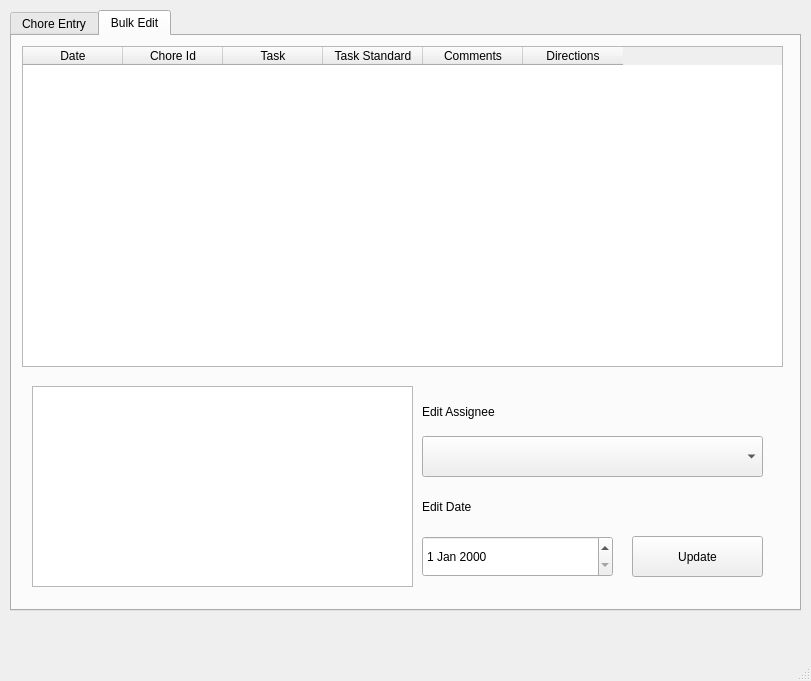
<?xml version="1.0" encoding="UTF-8"?>
<ui version="4.0">
 <class>MainWindow</class>
 <widget class="QMainWindow" name="MainWindow">
  <property name="geometry">
   <rect>
    <x>0</x>
    <y>0</y>
    <width>811</width>
    <height>681</height>
   </rect>
  </property>
  <property name="windowTitle">
   <string>MainWindow</string>
  </property>
  <widget class="QWidget" name="centralwidget">
   <widget class="QTabWidget" name="tabWidget">
    <property name="geometry">
     <rect>
      <x>10</x>
      <y>10</y>
      <width>791</width>
      <height>601</height>
     </rect>
    </property>
    <property name="currentIndex">
     <number>1</number>
    </property>
    <widget class="QWidget" name="choreEntry">
     <attribute name="title">
      <string>Chore Entry</string>
     </attribute>
     <widget class="QTableWidget" name="tableWidget_3">
      <property name="geometry">
       <rect>
        <x>10</x>
        <y>10</y>
        <width>761</width>
        <height>311</height>
       </rect>
      </property>
      <attribute name="horizontalHeaderDefaultSectionSize">
       <number>175</number>
      </attribute>
      <column>
       <property name="text">
        <string>Task</string>
       </property>
      </column>
      <column>
       <property name="text">
        <string>Task Standard</string>
       </property>
      </column>
      <column>
       <property name="text">
        <string>Directions</string>
       </property>
      </column>
     </widget>
     <widget class="QWidget" name="widget_3" native="true">
      <property name="geometry">
       <rect>
        <x>10</x>
        <y>340</y>
        <width>761</width>
        <height>221</height>
       </rect>
      </property>
      <widget class="QTextEdit" name="textEdit_2">
       <property name="geometry">
        <rect>
         <x>10</x>
         <y>10</y>
         <width>381</width>
         <height>201</height>
        </rect>
       </property>
      </widget>
      <widget class="QLabel" name="label_3">
       <property name="geometry">
        <rect>
         <x>400</x>
         <y>20</y>
         <width>331</width>
         <height>31</height>
        </rect>
       </property>
       <property name="text">
        <string>Assignee</string>
       </property>
      </widget>
      <widget class="QLabel" name="label_4">
       <property name="geometry">
        <rect>
         <x>400</x>
         <y>110</y>
         <width>341</width>
         <height>41</height>
        </rect>
       </property>
       <property name="text">
        <string>Due Date</string>
       </property>
      </widget>
      <widget class="QPushButton" name="pushButton_2">
       <property name="geometry">
        <rect>
         <x>610</x>
         <y>160</y>
         <width>131</width>
         <height>41</height>
        </rect>
       </property>
       <property name="text">
        <string>Update</string>
       </property>
      </widget>
      <widget class="QComboBox" name="comboBox_2">
       <property name="geometry">
        <rect>
         <x>400</x>
         <y>60</y>
         <width>341</width>
         <height>41</height>
        </rect>
       </property>
      </widget>
      <widget class="QDateEdit" name="dateEdit_2">
       <property name="geometry">
        <rect>
         <x>400</x>
         <y>160</y>
         <width>191</width>
         <height>41</height>
        </rect>
       </property>
      </widget>
     </widget>
    </widget>
    <widget class="QWidget" name="bulkEdit">
     <attribute name="title">
      <string>Bulk Edit</string>
     </attribute>
     <widget class="QTableWidget" name="tableWidget_2">
      <property name="geometry">
       <rect>
        <x>10</x>
        <y>10</y>
        <width>761</width>
        <height>321</height>
       </rect>
      </property>
      <column>
       <property name="text">
        <string>Date</string>
       </property>
      </column>
      <column>
       <property name="text">
        <string>Chore Id</string>
       </property>
      </column>
      <column>
       <property name="text">
        <string>Task</string>
       </property>
      </column>
      <column>
       <property name="text">
        <string>Task Standard</string>
       </property>
      </column>
      <column>
       <property name="text">
        <string>Comments</string>
       </property>
      </column>
      <column>
       <property name="text">
        <string>Directions</string>
       </property>
      </column>
     </widget>
     <widget class="QWidget" name="widget_2" native="true">
      <property name="geometry">
       <rect>
        <x>10</x>
        <y>340</y>
        <width>761</width>
        <height>221</height>
       </rect>
      </property>
      <widget class="QTextEdit" name="textEdit">
       <property name="geometry">
        <rect>
         <x>10</x>
         <y>10</y>
         <width>381</width>
         <height>201</height>
        </rect>
       </property>
      </widget>
      <widget class="QLabel" name="label">
       <property name="geometry">
        <rect>
         <x>400</x>
         <y>20</y>
         <width>331</width>
         <height>31</height>
        </rect>
       </property>
       <property name="text">
        <string>Edit Assignee</string>
       </property>
      </widget>
      <widget class="QLabel" name="label_2">
       <property name="geometry">
        <rect>
         <x>400</x>
         <y>110</y>
         <width>341</width>
         <height>41</height>
        </rect>
       </property>
       <property name="text">
        <string>Edit Date</string>
       </property>
      </widget>
      <widget class="QPushButton" name="pushButton">
       <property name="geometry">
        <rect>
         <x>610</x>
         <y>160</y>
         <width>131</width>
         <height>41</height>
        </rect>
       </property>
       <property name="text">
        <string>Update</string>
       </property>
      </widget>
      <widget class="QComboBox" name="comboBox">
       <property name="geometry">
        <rect>
         <x>400</x>
         <y>60</y>
         <width>341</width>
         <height>41</height>
        </rect>
       </property>
      </widget>
      <widget class="QDateEdit" name="dateEdit">
       <property name="geometry">
        <rect>
         <x>400</x>
         <y>160</y>
         <width>191</width>
         <height>41</height>
        </rect>
       </property>
      </widget>
     </widget>
    </widget>
   </widget>
  </widget>
  <widget class="QMenuBar" name="menubar">
   <property name="geometry">
    <rect>
     <x>0</x>
     <y>0</y>
     <width>811</width>
     <height>26</height>
    </rect>
   </property>
  </widget>
  <widget class="QStatusBar" name="statusbar"/>
 </widget>
 <resources/>
 <connections/>
</ui>
